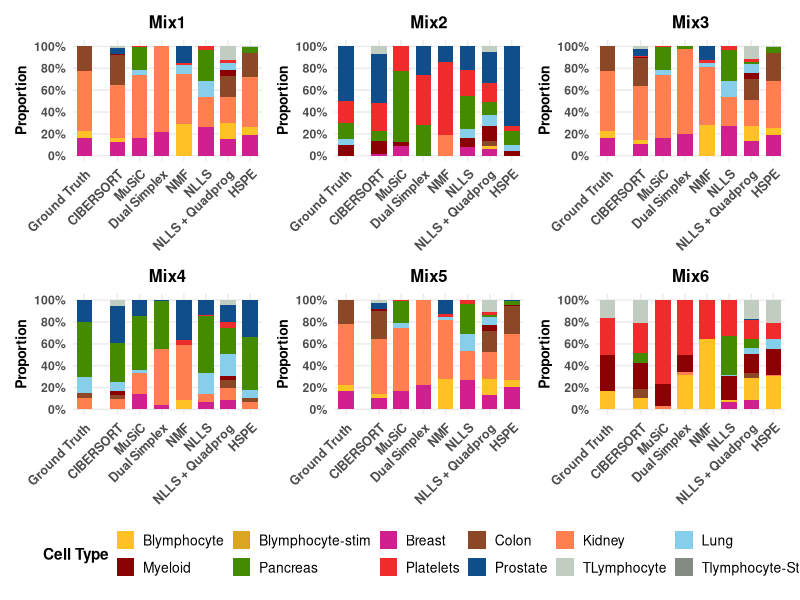
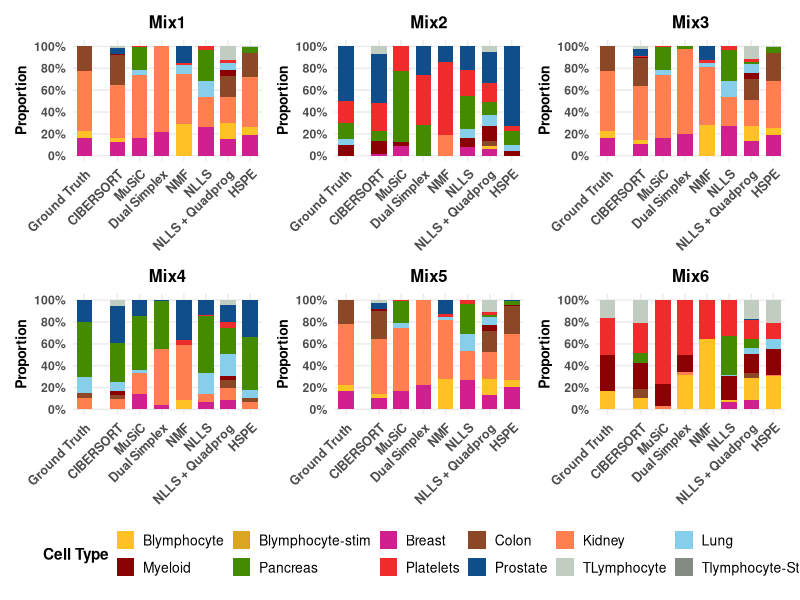
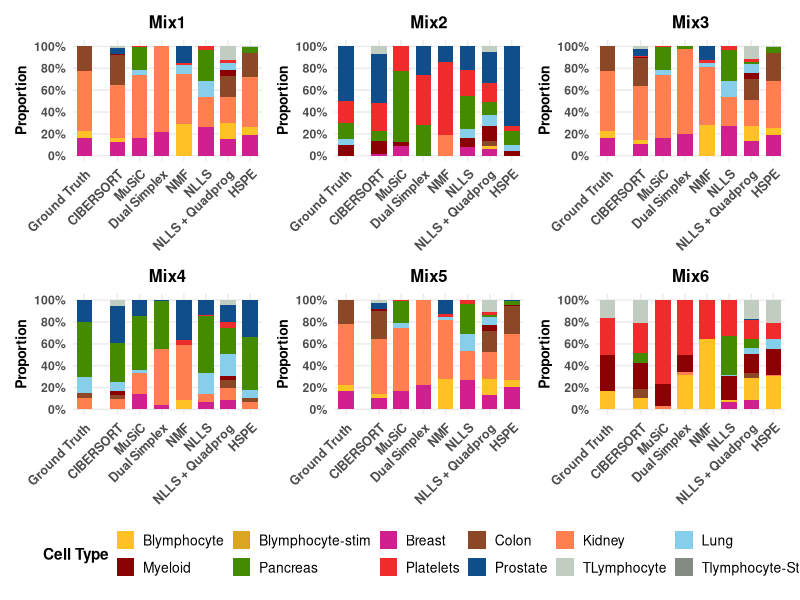

R code for these plots, in order:
library(ggplot2)
library(dplyr)
library(tidyr)
library(patchwork)
library(RColorBrewer)
library(cowplot)
library(grid)

# Define the ground truth data
ground_truth_data <- data.frame(
  Mix = c("Mix1", "Mix2", "Mix3", "Mix4", "Mix5", "Mix6"),
  Breast = c(0.15, 0, 0.15, 0, 0.15, 0),
  Blymphocyte = c(0.05, 0, 0.05, 0, 0.05, 0.1),
  `Blymphocyte-stim` = c(0.1, 0, 0.1, 0, 0.1, 0.2),
  Kidney = c(0.5, 0, 0.5, 0.1, 0.5, 0),
  Colon = c(0.2, 0, 0.2, 0.05, 0.2, 0),
  Myeloid = c(0, 0.1, 0, 0, 0, 0.2),
  Lung = c(0, 0.05, 0, 0.15, 0, 0),
  Pancreas = c(0, 0.15, 0, 0.5, 0, 0),
  Platelets = c(0, 0.2, 0, 0, 0, 0.2),
  Prostate = c(0, 0.5, 0, 0.2, 0, 0),
  TLymphocyte = c(0, 0, 0, 0, 0, 0.1),
  `Tlymphocyte.Stim` = c(0.1, 0, 0.1, 0, 0.1, 0.2)
)

# CIBERSORT results
cibersort_data <- data.frame(
  Mix = c("Mix1", "Mix2", "Mix3", "Mix4", "Mix5", "Mix6"),
  Blymphocyte = c(0.03544808, 0, 0.03252584, 0, 0.03250260, 0.08171565),
  `Blymphocyte-stim` = c(0.08664369, 0.00126137, 0.08088334, 0, 0.08271591, 0.09938276),
  Breast = c(0.11235536, 0.01629801, 0.09664910, 0, 0.09964531, 0),
  Colon = c(0.25059464, 0, 0.23872318, 0.02845874, 0.23804884, 0.06797212),
  Kidney = c(0.43977047, 0.00179195, 0.45368759, 0.09968292, 0.45652048, 0.00471870),
  Lung = c(0, 0, 0, 0.09055198, 0, 0),
  Myeloid = c(0.00849479, 0.11615454, 0.01207317, 0.03619246, 0.01252438, 0.18837339),
  Pancreas = c(0, 0.09053287, 0, 0.35302824, 0, 0.07521662),
  Platelets = c(0.00341864, 0.26163745, 0.00324551, 0.00125320, 0.00341519, 0.22299663),
  Prostate = c(0.05182007, 0.44337890, 0.05666456, 0.33556718, 0.05160016, 0),
  TLymphocyte = c(0.01145425, 0.06894490, 0.02554770, 0.05526527, 0.02302712, 0.16715631),
  `Tlymphocyte.Stim` = c(0, 0, 0, 0, 0, 0.09246781)
)

# MuSiC results
music_data <- data.frame(
  Mix = c("Mix1", "Mix2", "Mix3", "Mix4", "Mix5", "Mix6"),
  Blymphocyte = c(0.0000, 0.0000, 0.0000, 0.0000, 0.0000, 0.0000),
  `Blymphocyte-stim` = c(0.1521, 0.0292, 0.1518, 0.0000, 0.1518, 0.3735),
  Breast = c(0.1379, 0.0895, 0.1409, 0.1444, 0.1455, 0.0000),
  Colon = c(0.0000, 0.0000, 0.0000, 0.0000, 0.0000, 0.0000),
  Kidney = c(0.4850, 0.0000, 0.4841, 0.1926, 0.4845, 0.0118),
  Lung = c(0.0386, 0.0000, 0.0405, 0.0272, 0.0388, 0.0000),
  Myeloid = c(0.0000, 0.0334, 0.0000, 0.0000, 0.0000, 0.0840),
  Pancreas = c(0.1832, 0.6284, 0.1785, 0.4941, 0.1753, 0.0000),
  Platelets = c(0.0031, 0.2194, 0.0042, 0.0000, 0.0041, 0.3105),
  Prostate = c(0.0000, 0.0000, 0.0000, 0.1417, 0.0000, 0.0000),
  TLymphocyte = c(0.0000, 0.0000, 0.0000, 0.0000, 0.0000, 0.0000),
  `Tlymphocyte.Stim` = c(0.0000, 0.0000, 0.0000, 0.0000, 0.0000, 0.2202)
)

# Dual simplex data
dual_simplex_data <- data.frame(
  Mix = c("Mix1", "Mix2", "Mix3", "Mix4", "Mix5", "Mix6"),
  Blymphocyte = c(2.976693e-18, 7.238377e-18, 3.810873e-18, -7.684857e-17, 1.201748e-18, 3.167624e-01),
  `Blymphocyte-stim` = c(7.574810e-17, -1.390507e-17, 1.199754e-16, -6.873815e-17, 7.879790e-17, -4.377621e-17),
  Breast = c(2.211915e-01, -1.902651e-18, 2.015607e-01, 3.899711e-02, 2.230418e-01, 8.847443e-18),
  Colon = c(1.738153e-17, 5.949081e-17, -3.138531e-17, 2.658724e-17, -2.370326e-17, 3.372543e-17),
  Kidney = c(7.788085e-01, -9.151554e-20, 7.789732e-01, 5.110100e-01, 7.769582e-01, 2.137894e-02),
  Lung = c(2.292003e-16, -2.691641e-18, 1.467332e-16, -1.953111e-16, 1.623951e-16, -3.679393e-18),
  Myeloid = c(-3.110588e-17, -1.203341e-17, 3.859512e-18, -9.090631e-18, 3.661281e-18, 1.622476e-01),
  Pancreas = c(9.840948e-20, 2.812259e-01, 1.946611e-02, 4.457316e-01, -8.456681e-20, 9.897054e-18),
  Platelets = c(1.965248e-19, 4.597098e-01, -2.979761e-18, -2.174889e-18, -7.746821e-18, 4.996111e-01),
  Prostate = c(-4.045234e-16, 2.590643e-01, -3.853790e-16, 4.261314e-03, -3.972425e-16, -4.676349e-17),
  TLymphocyte = c(1.846640e-17, 8.554129e-17, -2.019911e-17, -6.120612e-17, -9.974101e-18, 3.153791e-18),
  `Tlymphocyte.Stim` = c(4.555504e-18, -1.226786e-16, -1.787359e-16, -7.578306e-18, -1.620348e-16, -3.279305e-17)
)

# NMF data
nmf_data <- data.frame(
  Mix = c("Mix1", "Mix2", "Mix3", "Mix4", "Mix5", "Mix6"),
  Kidney = c(0.457979119488629, 0.185977102488706, 0.531021251206337, 0.502372808205509, 0.533846250843462, 0),
  Prostate = c(0.148089221818423, 0.143953065170294, 0.128478892224605, 0.369368737367811, 0.128807232839981, 0),
  Blymphocyte = c(0.291652417773992, 0, 0.279720122165664, 0.0901060282196631, 0.281617015935284, 0.642201452023517),
  Lung = c(0.0850678482028392, 0, 0.0400326835047353, 0, 0.033927058695742, 0),
  Platelets = c(0.0172113927161165, 0.670069832341001, 0.0207470508986588, 0.0381524262070174, 0.0218024416855307, 0.357798547976483),
  `Blymphocyte-stim` = c(0, 0, 0, 0, 0, 0),
  Breast = c(0, 0, 0, 0, 0, 0),
  Colon = c(0, 0, 0, 0, 0, 0),
  Myeloid = c(0, 0, 0, 0, 0, 0),
  Pancreas = c(0, 0, 0, 0, 0, 0),
  TLymphocyte = c(0, 0, 0, 0, 0, 0),
  `Tlymphocyte.Stim` = c(0, 0, 0, 0, 0, 0)
)

# NLLS data
nlls_data <- data.frame(
  Mix = c("Mix1", "Mix2", "Mix3", "Mix4", "Mix5", "Mix6"),
  Blymphocyte = c(0.00000000, 0.00000000, 0.00000000, 0.00000000, 0.00000000, 0.01346631),
  `Blymphocyte-stim` = c(0.14497517, 0.06518118, 0.14463538, 0.07297522, 0.14496675, 0.17008175),
  Breast = c(0.20239329, 0.07195102, 0.20496013, 0.06024032, 0.20700451, 0.04195438),
  Colon = c(0, 0, 0, 0, 0, 0),
  Kidney = c(0.20581673, 0.00000000, 0.20448794, 0.06222798, 0.20492304, 0.00000000),
  Lung = c(0.114395529, 0.075318773, 0.115758372, 0.173507490, 0.114689313, 0.002686254),
  Myeloid = c(0.00000000, 0.07400891, 0.00000000, 0.00000000, 0.00000000, 0.14655733),
  Pancreas = c(0.2176951, 0.2787699, 0.2137560, 0.4543043, 0.2124891, 0.2382445),
  Platelets = c(0.02487181, 0.21880772, 0.02554621, 0.01358061, 0.02555993, 0.21202936),
  Prostate = c(0.0000000, 0.1941958, 0.0000000, 0.1175246, 0.0000000, 0.0000000),
  TLymphocyte = c(0, 0, 0, 0, 0, 0),
  `Tlymphocyte.Stim` = c(0.08985239, 0.02176675, 0.09085595, 0.04563950, 0.09036731, 0.17498015)
)

# NLLS + Quadprog data
nlls_quadprog_data <- data.frame(
  Mix = c("Mix1", "Mix2", "Mix3", "Mix4", "Mix5", "Mix6"),
  Blymphocyte = c(0.13890662, 0.01790041, 0.13438085, 0.00000000, 0.13809594, 0.15230924),
  `Blymphocyte-stim` = c(0.01885689, 0.11195282, 0.02396899, 0.09890843, 0.01059959, 0.11621152),
  Breast = c(0.15009062, 0.05285325, 0.12813621, 0.06800441, 0.13039702, 0.06593136),
  Colon = c(0.18793321, 0.03400344, 0.18371456, 0.06060474, 0.18506425, 0.03504738),
  Kidney = c(0.23002136, 0.00000000, 0.22326926, 0.08466211, 0.23301971, 0.00000000),
  Lung = c(0.06017492, 0.08174585, 0.07365307, 0.15710046, 0.06941715, 0.04274868),
  Myeloid = c(0.05374678, 0.10938500, 0.05719799, 0.02843053, 0.05552310, 0.13377374),
  Pancreas = c(0.00000000, 0.09745456, 0.02085993, 0.18935251, 0.01879435, 0.06185263),
  Platelets = c(0.03130424, 0.13532285, 0.02645816, 0.04282437, 0.02304654, 0.12940003),
  Prostate = c(0.000000000, 0.231680540, 0.000000000, 0.120704113, 0.000000000, 0.006297306),
  TLymphocyte = c(0.11643794, 0.03882258, 0.11013243, 0.03525185, 0.10816389, 0.13252163),
  `Tlymphocyte.Stim` = c(0.01252742, 0.08887870, 0.01822855, 0.11415648, 0.02787847, 0.12390649)
)

# HSPE data
hspe_data <- data.frame(
  Mix = c("Mix1", "Mix2", "Mix3", "Mix4", "Mix5", "Mix6"),
  Blymphocyte = c(0.0615462915975005, 2.10986670974832e-14, 0.056581668354361, 1.63333935287624e-14, 0.0538422302761945, 0.109253055838156),
  `Blymphocyte-stim` = c(0.17205189564674, 8.9529327722133e-15, 0.149085653208496, 2.12357239506118e-14, 0.158076349966032, 0.565480232581023),
  Breast = c(0.159174908896492, 1.12054921216177e-12, 0.157809904032517, 2.37654512353938e-12, 0.168462474830569, 8.15028066494612e-14),
  Colon = c(0.184944097814528, 0.000860432365042374, 0.215606708016647, 0.0440677338966095, 0.216085511553033, 0.0017857447927055),
  Kidney = c(0.374188781259241, 0.000276500335019246, 0.369621003708629, 0.0638667986895588, 0.359589944467675, 0.000600596018706707),
  Lung = c(0.00113345682398526, 0.0555962521047241, 0.00253299657465361, 0.0691174535927729, 0.00392343153901516, 0.0318630911936676),
  Myeloid = c(0.000410236518530606, 0.0405496285468119, 0.000551736347792372, 0.000350613878038412, 0.000542608602068294, 0.0826691200391667),
  Pancreas = c(0.0419007094640993, 0.125321093618446, 0.0445982183455745, 0.480411225036451, 0.0280126639522533, 0.000201941790806037),
  Platelets = c(8.29940111804725e-06, 0.0500390217826638, 1.40926938417996e-05, 2.48108732758093e-06, 1.23863298025725e-05, 0.0534074739655798),
  Prostate = c(2.25871144600948e-11, 0.726862588963815, 0.0016033206481104, 0.341233007697635, 0.00695016108583158, 1.19323243989806e-12),
  TLymphocyte = c(0.0046413225549792, 2.01007047484897e-05, 0.00199469806852641, 0.0003042093938911, 0.00210970378859576, 0.0726900406644244),
  `Tlymphocyte.Stim` = c(1.98289893473012e-13, 0.000474381577578971, 8.49851697974119e-13, 0.000646476725300891, 0.00239253360892957, 0.08204870311449)
)

# NORMALIZATION FUNCTION
normalize_and_standardize <- function(df, method_name = "Unknown") {
  cat("Processing", method_name, "...\n")
  
  all_cell_types <- c("Breast", "Blymphocyte", "Blymphocyte-stim", "Kidney", 
                      "Colon", "Myeloid", "Lung", "Pancreas", "Platelets", 
                      "Prostate", "TLymphocyte", "Tlymphocyte-Stim")
  
  # Create a standardized dataframe with all cell types
  standardized_df <- data.frame(Mix = df$Mix)
  
  # Add each cell type column, using 0 if not present in original data
  for (cell_type in all_cell_types) {
    if (cell_type %in% names(df)) {
      standardized_df[[cell_type]] <- as.numeric(df[[cell_type]])
    } else {
      standardized_df[[cell_type]] <- 0
    }
  }
  
  # Process each row to ensure proper normalization
  for (i in 1:nrow(standardized_df)) {
    row_values <- as.numeric(standardized_df[i, -1])
    
    # Handle negative values and tiny scientific notation
    row_values[row_values < 0] <- 0
    row_values[abs(row_values) < 1e-12] <- 0
    
    # Calculate sum
    row_sum <- sum(row_values, na.rm = TRUE)
    
    if (row_sum <= 1e-12) {
      row_values <- rep(0, length(row_values))
      row_sum <- 0
    }
    
    # Normalize to proportions
    if (row_sum > 0) {
      row_values <- row_values / row_sum
    } else {
      row_values <- rep(1/length(row_values), length(row_values))
    }
    
    current_sum <- sum(row_values)
    if (abs(current_sum - 1.0) > 1e-14) {
      max_idx <- which.max(row_values)
      adjustment <- 1.0 - current_sum
      row_values[max_idx] <- row_values[max_idx] + adjustment
    }
    
    # Assign back
    standardized_df[i, -1] <- row_values
  }
  
  # Verify sums
  row_sums <- rowSums(standardized_df[, -1])
  cat("  Final row sums:", round(row_sums, 15), "\n")
  
  return(standardized_df)
}

ground_truth_processed <- normalize_and_standardize(ground_truth_data, "Ground Truth")
music_processed <- normalize_and_standardize(music_data, "MuSiC")
cibersort_processed <- normalize_and_standardize(cibersort_data, "CIBERSORT")
dual_simplex_processed <- normalize_and_standardize(dual_simplex_data, "Dual Simplex")
nmf_processed <- normalize_and_standardize(nmf_data, "NMF")
nlls_processed <- normalize_and_standardize(nlls_data, "NLLS")
nlls_quadprog_processed <- normalize_and_standardize(nlls_quadprog_data, "NLLS + Quadprog")
hspe_processed <- normalize_and_standardize(hspe_data, "HSPE")

# Convert to long format with consistent structure
to_long_format <- function(df, method_name) {
  df %>%
    pivot_longer(cols = -Mix, names_to = "Cell_Type", values_to = "Proportion") %>%
    mutate(Method = method_name,
           Cell_Type = gsub("\\.", "-", Cell_Type))
}

# Convert all datasets to long format
all_data_long <- bind_rows(
  to_long_format(ground_truth_processed, "Ground Truth"),
  to_long_format(music_processed, "MuSiC"),
  to_long_format(cibersort_processed, "CIBERSORT"),
  to_long_format(dual_simplex_processed, "Dual Simplex"),
  to_long_format(nmf_processed, "NMF"),
  to_long_format(nlls_processed, "NLLS"),
  to_long_format(nlls_quadprog_processed, "NLLS + Quadprog"),
  to_long_format(hspe_processed, "HSPE")
)

# CUSTOM COLOR PALETTE
color_palette <- c(
  "Blymphocyte" = "goldenrod1",
  "Blymphocyte-stim" = "goldenrod",
  "Tlymphocyte-Stim" = "honeydew4",
  "TLymphocyte" = "honeydew3",
  "Myeloid" = "red4",
  "Platelets" = "firebrick2",
  "Breast" = "violetred",
  "Prostate" = "dodgerblue4",
  "Pancreas" = "chartreuse4",
  "Lung" = "skyblue",
  "Kidney" = "coral",
  "Colon" = "sienna4"
)

# Define method order
method_order <- c("Ground Truth", "CIBERSORT", "MuSiC", "Dual Simplex", 
                  "NMF", "NLLS", "NLLS + Quadprog", "HSPE")

# Create plots for each mix (WITHOUT individual legends)
plot_list <- list()
for (mix_id in paste0("Mix", 1:6)) {
  mix_data <- all_data_long %>% 
    filter(Mix == mix_id) %>%
    mutate(Method = factor(Method, levels = method_order),
           # Add spacing after Ground Truth
           x_position = ifelse(Method == "Ground Truth", 1, 
                               as.numeric(Method) + 0.5))
  
  p <- ggplot(mix_data, aes(x = x_position, y = Proportion, fill = Cell_Type, group = Method)) +
    geom_bar(stat = "identity", position = "stack", width = 0.7) +
    scale_fill_manual(values = color_palette) +
    scale_x_continuous(
      breaks = c(1, 2.5, 3.5, 4.5, 5.5, 6.5, 7.5, 8.5),
      labels = method_order,
      expand = expansion(mult = c(0.02, 0.02))
    ) +
    scale_y_continuous(limits = c(0, 1.01), breaks = seq(0, 1, by = 0.2),
                       labels = scales::percent_format(accuracy = 1)) +
    labs(title = mix_id,
         x = NULL,
         y = "Proportion") +
    theme_minimal() +
    theme(
      legend.position = "none",  # Keep this as none for individual plots
      axis.text.x = element_text(angle = 45, hjust = 1, size = 9, face = "bold"),
      axis.text.y = element_text(face = "bold"),
      axis.title.y = element_text(size = 10, face = "bold"),
      plot.title = element_text(size = 12, face = "bold", hjust = 0.5),
      panel.grid.minor = element_blank()
    )
  
  plot_list[[mix_id]] <- p
}

# Create combined plot with legend at bottom
final_plot <- (plot_list$Mix1 + plot_list$Mix2 + plot_list$Mix3) / 
  (plot_list$Mix4 + plot_list$Mix5 + plot_list$Mix6) +
  plot_layout(guides = "collect") & 
  theme(
    legend.position = "bottom",
    legend.title = element_text(size = 11, face = "bold"),
    legend.text = element_text(size = 10),
    legend.key.size = unit(0.5, "cm")
  ) &
  guides(fill = guide_legend(
    title = "Cell Type",
    nrow = 2,
    byrow = TRUE
  ))

# Save plots at publication quality
ggsave("deconvolution_comparison_PUB.pdf", final_plot, width = 16, height = 11, dpi = 600)
ggsave("deconvolution_comparison_PUB.png", final_plot, width = 16, height = 11, dpi = 600)

# Display the plot
print(final_plot)
